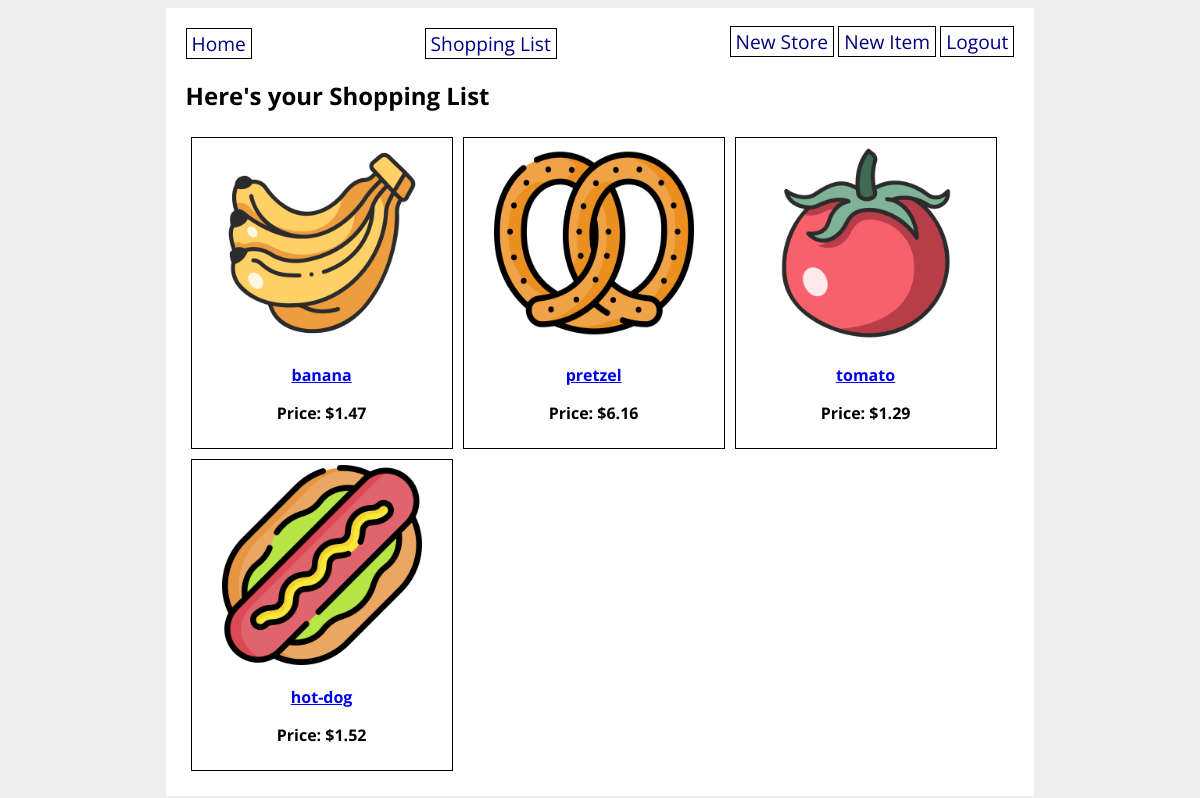
The page /shopping_list (signed in) on the database its author committed.
### grocery_app/models.py (models this page shows)
class GroceryItem(db.Model):
    id = db.Column(db.Integer, primary_key=True)
    name = db.Column(db.String(80), nullable=False)
    price = db.Column(db.Float(precision=2), nullable=False)
    category = db.Column(db.Enum(ItemCategory), default=ItemCategory.OTHER)
    photo_url = db.Column(URLType)
    store_id = db.Column(
        db.Integer, db.ForeignKey('grocery_store.id'), nullable=False)
    store = db.relationship('GroceryStore', back_populates='items')
    created_by_id = db.Column(db.Integer, db.ForeignKey('user.id'))
    created_by = db.relationship('User')
    users_shopping_lists = db.relationship('User', secondary='user_shopping_list')

### grocery_app/routes.py (the view)
@main.route('/shopping_list')
@login_required
def shopping_list():
    shopping_list = current_user.shopping_list_items
    return render_template('shopping_list.html', shopping_list=shopping_list)

### grocery_app/__init__.py (called while the page is built)
@login_manager.user_loader
def load_user(user_id):
    return User.query.get(user_id)

### grocery_app/templates/shopping_list.html
{% extends 'base.html' %}
{% block content %}
<h2>Here's your Shopping List</h2>
<div class="items">
    {% for item in shopping_list %}
        <div class="item-details">
            <a href="/item/{{ item.id }}"><img src="{{ item.photo_url }}" alt="{{ item.name }}" width="200px">
            <p><strong>{{ item.name }}</strong></p></a>
            <p><strong>Price: ${{ item.price }}</strong></p>
        </div>
    {% endfor %}
</div>
{% endblock %}

### grocery_app/static/style.css (style rules this page uses)
body { display: flex; flex-direction: column; align-items: center; background-color: #eee; font-family: 'Open Sans', sans-serif; }
div.items { display: flex; flex-direction: row; flex-wrap: wrap; }
div.item-details { border: 1px solid black; margin: 5px; padding: 5px; text-align: center; width: 250px; height: 300px; }

### rows shown on the page
GroceryItem: photo_url (picture), name "banana", price "1.47"
GroceryItem: photo_url (picture), name "pretzel", price "6.16"
GroceryItem: photo_url (picture), name "tomato", price "1.29"
GroceryItem: photo_url (picture), name "hot-dog", price "1.52"
